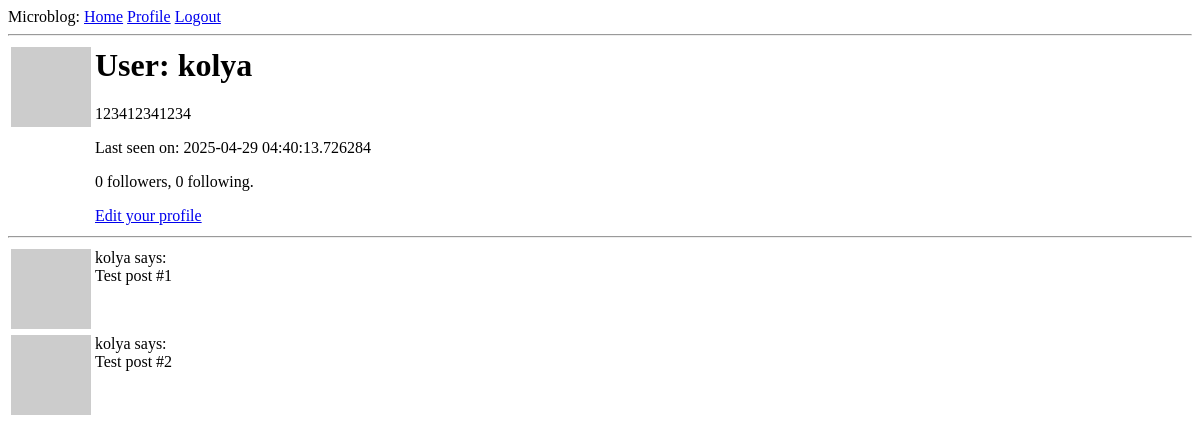
/user/kolya (signed in), run on an earlier commit of the app's database.
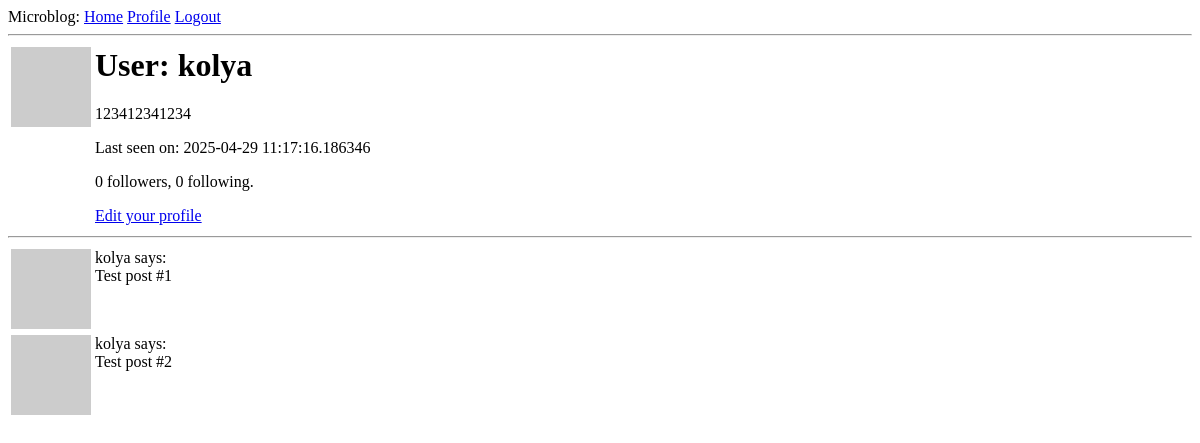
And on a later commit of the database.
### app/models.py (models this page shows, shortened)
class User(UserMixin, db.Model):
    id: so.Mapped[int] = so.mapped_column(primary_key=True)
    username: so.Mapped[str] = so.mapped_column(sa.String(64), index=True, unique=True)
    email: so.Mapped[str] = so.mapped_column(sa.String(120), index=True, unique=True)
    password_hash: so.Mapped[Optional[str]] = so.mapped_column(sa.String(256))
    posts: so.WriteOnlyMapped["Post"] = so.relationship(back_populates="author")
    about_me: so.Mapped[Optional[str]] = so.mapped_column(sa.String(140))
    last_seen: so.Mapped[Optional[datetime]] = so.mapped_column(
        default=lambda: datetime.now(timezone.utc)
    )
    following: so.WriteOnlyMapped["User"] = so.relationship(
        secondary=followers,
        primaryjoin=(followers.c.follower_id == id),
        secondaryjoin=(followers.c.followed_id == id),
        back_populates="followers",
    )
    followers: so.WriteOnlyMapped["User"] = so.relationship(
        secondary=followers,
        primaryjoin=(followers.c.followed_id == id),
        secondaryjoin=(followers.c.follower_id == id),
        back_populates="following",
    )
    def avatar(self, size):
        digest = md5(self.email.lower().encode("utf-8")).hexdigest()
        return f"https://www.gravatar.com/avatar/{digest}?d=identicon&s={size}"
    def followers_count(self):
        query = sa.select(sa.func.count()).select_from(
            self.followers.select().subquery()
        )
        return db.session.scalar(query)
    def following_count(self):
        query = sa.select(sa.func.count()).select_from(
            self.following.select().subquery()
        )
        return db.session.scalar(query)

### app/routes.py (the view)
@app.route("/user/<username>")
@login_required
def user(username):
    user = db.first_or_404(sa.select(User).where(User.username == username))
    posts = [
        {"author": user, "body": "Test post #1"},
        {"author": user, "body": "Test post #2"},
    ]
    form = EmptyForm()
    return render_template("user.html", user=user, posts=posts, form=form)

### app/models.py (called while the page is built)
@login.user_loader
def load_user(id):
    return db.session.get(User, int(id))

### app/routes.py (called while the page is built)
@app.before_request
def before_request():
    if current_user.is_authenticated:
        current_user.last_seen = datetime.now(timezone.utc)
        db.session.commit()

### app/templates/user.html (shortened to what this page needs)
{% extends "base.html" %}
{% block content %}
<table>
    <tr valign="top">
        <td><img src="{{ user.avatar(128) }}" alt=""></td>
        <td>
            <h1>User: {{ user.username }}</h1>
            {% if user.about_me %}<p>{{ user.about_me }}</p>{% endif %}
            {% if user.last_seen %}<p>Last seen on: {{ user.last_seen }}</p>{% endif %}
            <p>{{ user.followers_count() }} followers, {{ user.following_count() }} following.</p>
            {% if user == current_user %}
            <p><a href="{{ url_for('edit_profile') }}">Edit your profile</a></p>
            {% endif %}
        </td>
    </tr>
</table>
<hr>
{% for post in posts %}
{% include '_post.html' %}
{% endfor %}
{% endblock %}

### app/templates/base.html (shortened to what this page needs)
<html>
<head>
</head>
<body>
    <div>
        Microblog:
        <a href="{{ url_for('index') }}">Home</a>
        {% if current_user.is_anonymous %}
        <a href="{{ url_for('login') }}">Login</a>
        {% else %}
        <a href="{{ url_for('user', username=current_user.username) }}">Profile</a>
        <a href="{{ url_for('logout') }}">Logout</a>
        {% endif %}
    </div>
    <hr>
    {% block content %}{% endblock %}
</body>
</html>

### app/templates/_post.html
<table>
    <tr valign="top">
        <td><img src="{{ post.author.avatar(36) }}"></td>
        <td>{{ post.author.username }} says:<br>{{ post.body }}</td>
    </tr>
</table>

What changed in the data, as far as the page shows it:
changed User "kolya": last_seen "2025-04-29 04:40:13.726284" → "2025-04-29 11:17:16.186346"
